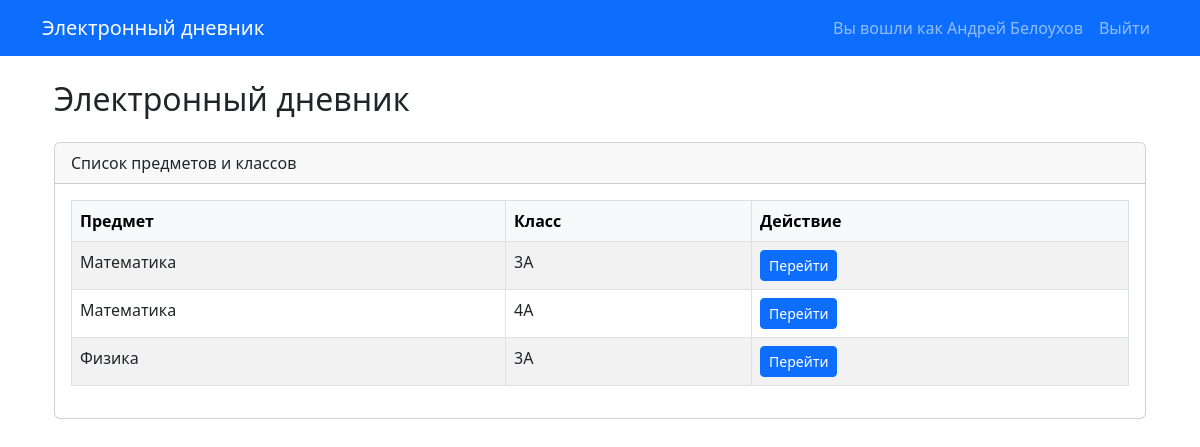
The page /dashboard/ (signed in) on the database its author committed.
### diary/models.py (models this page shows, shortened)
class Subject(models.Model):
    name = models.CharField(max_length=100)

### diary/views.py (the view)
# urls.py: path("dashboard/", TeacherDashboardView.as_view(), name="teacher-dashboard"),
class TeacherDashboardView(LoginRequiredMixin, TemplateView):
    template_name = "diary/dashboard.html"
    def get_context_data(self, **kwargs):
        context = super().get_context_data(**kwargs)
        combos = (
            Grade.objects.filter(teacher=self.request.user)
            .values("subject__id", "subject__name", "student__student_class")
            .distinct()
        )
        context["combos"] = combos
        return context

### diary/templates/diary/dashboard.html
{% extends 'base.html' %}
{% block content %}
<div class="container my-4">
  <h2 class="mb-4">Электронный дневник</h2>
  <div class="card">
    <div class="card-header">
      Список предметов и классов
    </div>
    <div class="card-body">
      <table class="table table-bordered table-striped">
        <thead class="table-light">
          <tr>
            <th>Предмет</th>
            <th>Класс</th>
            <th>Действие</th>
          </tr>
        </thead>
        <tbody>
          {% for combo in combos %}
          <tr>
            <td>{{ combo.subject__name }}</td>
            <td>{{ combo.student__student_class }}</td>
            <td>
              <a href="{% url 'subject_class_detail' subject_id=combo.subject__id student_class=combo.student__student_class %}" class="btn btn-sm btn-primary">Перейти</a>
            </td>
          </tr>
          {% empty %}
          <tr>
            <td colspan="3" class="text-center">Нет данных для отображения</td>
          </tr>
          {% endfor %}
        </tbody>
      </table>
    </div>
  </div>
</div>
{% endblock %}

### diary/templates/base.html (shortened to what this page needs)
<!DOCTYPE html>
<html lang="ru">
<head>
  <link href="https://cdn.jsdelivr.net/npm/bootstrap@5.3.0/dist/css/bootstrap.min.css" rel="stylesheet">
</head>
<body>
  <nav class="navbar navbar-expand-lg navbar-dark bg-primary">
    <div class="container">
      <a class="navbar-brand" href="{% url 'teacher-dashboard' %}">Электронный дневник</a>
      <div class="collapse navbar-collapse" id="navbarContent">
        <ul class="navbar-nav ms-auto mb-2 mb-lg-0">
          {% if user.is_authenticated %}
            <li class="nav-item">
              <span class="nav-link">Вы вошли как {{ user.get_full_name }}</span>
            </li>
            <li class="nav-item">
              <form action="{% url 'logout' %}" method="post" class="d-inline">
                <button type="submit" class="btn btn-link nav-link">Выйти</button>
              </form>
            </li>
          {% else %}
            <li class="nav-item">
              <a class="nav-link" href="{% url 'login' %}">Войти</a>
            </li>
          {% endif %}
        </ul>
      </div>
    </div>
  </nav>
  <div class="container mt-4">
    {% block content %}
    {% endblock %}
  </div>
</body>
</html>

### rows shown on the page
Subject: subject__name "Математика", student__student_class "3А", student__student_class "4А"
Subject: subject__name "Физика", student__student_class "3А"

### other values the page prints
{{ user.get_full_name }} "Андрей Белоухов"
